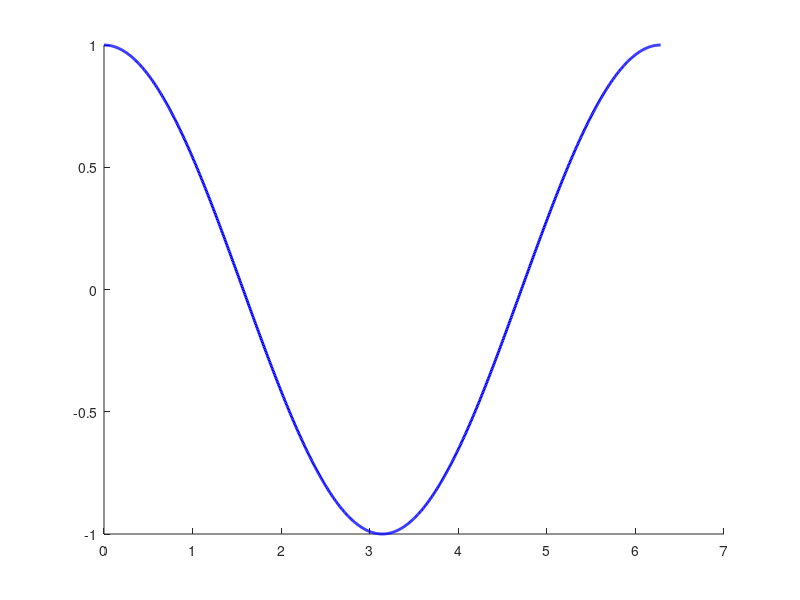

This chart was generated by the following MATLAB code: (Note: this script raises an error after producing the figure.)
% consider the function f(x) = cos(x), and the nodes x = 0 : pi/4 : 2pi and
% the linear polynomial spline
% p_i(x) = f(x_i) + (f(x_(i+1) - f(x_i)))/(x_(i+1) - x_i)*(x - x_i) on each
% interval [x_i, x_(i+1)]. Plot in the same figure, the graph of the function
% and of the corresponding linear spline function.

% function
f = @(x) cos(x);

% nodes
x_nodes = 0 : pi/4 : 2 * pi;
y_nodes = f(x_nodes);

% num of intervals - 1
n = length(x_nodes) - 1;

% plotting
x_fine = linspace(0, 2*pi, 1000);
y_fine = f(x_fine);

% figure
figure;
hold on;

% plot the function
plot(x_fine, y_fine, 'b-', 'LineWidth', 2, 'DisplayName', "cos(x)");

for i = 1:n
    % plot the linear spline
    x_interval = linspace(x_nodes(i), x_nodes(i+1),2);
    % slope
    slope = (y_nodes(i+1) - y_nodes(i)) / (x_nodes(i+1) - x_nodes(i));
    % linear spline
    y_interval = y_nodes(i) + slope * (x_interval - x_nodes(i));
    % final plot of the linear spline
    plot(x_interval, y_interval, 'r-', 'LineWidth', 2, 'DisplayName', "spline no " + i);
end

% plot the nodes
plot (x_nodes, y_nodes, 'ko', 'MarkerFaceColor', 'k', 'MarkerSize', 8, 'DisplayName', "nodes");

% information
xlabel('x');
ylabel('f(x)');
title('Linear Spline Approximation of cos(x)');
legend('show', 'Location', 'best');
grid on;
hold off
